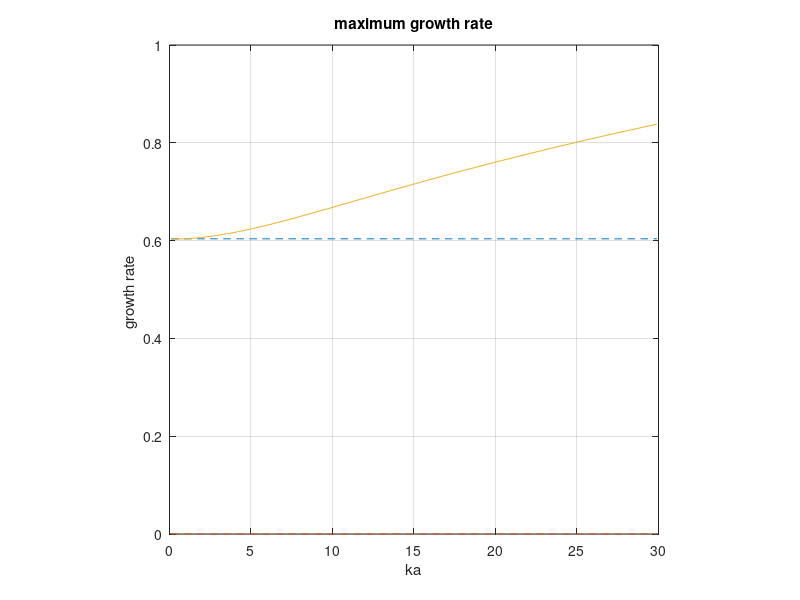

Write MATLAB code to recreate this figure.
%%%%%%%%%%%%%%%%%%%%
%%%
%%%    d(P+B^2/2)/dr + B^2/r  = 0
%%%    or 
%%%    d(rP)/r - P/r + d(rB)/dr/r*B = 0;
%%%
%%%    d(r*(P+B^2/2))/dr - (P-B^2/2) = 0
%%%
%%%    calculate stability region from Kadomtsev 1960 Eqs 29 and 31
%%%    for Bennett equilibrium profiles of zpinch
%%%
%%%    P = a^4/(a^2+r^2)^2
%%%    B = sqrt(2)*a*r/(a^2+r^2)
%%%
%%%    gamma = 5/3, beta = 2*P/B^2
%%%
%%%    ideal sausage: w^2 ~ dlnP/dlnr + 4*gamma/(2+gamma*beta)
%%%
%%%    drift-ideal entropy (if sausage satisifed)
%%%    dlnT/dlnr + 1 + (7/10 + beta/4)*dlnP/dlnr > 0:
%%%    Note that 7/10 = (2*gamma-1)/(2*gamma), gamma = 5/3
%%%
%%%
%%%    r is normalized by some r0, 
%%%    U is normalized by sqrt(P0/(MiN0)) = sqrt(2*T0/Mi) = Cs0
%%%    omega is normalized by omega0=Cs0/r0
%%%
%%%%%%%%%%%%%%%%%%%%
clear all;


%%%   set radial grid
%
nr = 400;
R  = 3;
a  = 1;
dr = R/nr;


%%%   calculate Bennett profiles, qP, and plasma beta
%
rcc = dr/2:dr:R-dr/2;
x = rcc/a;
P = 1./(1+x.^2).^2;
B = sqrt(2)*x./(1+x.^2);
P(end) = P(end-1);
B(end) = B(end-1)*rcc(end-1)/rcc(end);
qP = -4*x.^2./(1+x.^2); % dlnP/dlnr
qT = 0*x;               % dlnT/dlnr
beta = 1./x.^2;         % plasma beta, 2*P/B^2;



%%%   specify input parameters
%
ka0 = 0.1:0.2:30;
growthRate_entropy0 = zeros(size(ka0));
growthRate_ideal0   = zeros(size(ka0));
growthRate_general0 = zeros(length(ka0),4);
gamma = 5/3; %2.1; %5/3; %2.1;  % adiabatic coefficient
%ka = 3.0;      % normalized wavenumber
Li = 1.5e-2;  % omega0/Omegai0 = ion inertial length / r0
%Li = 0.12;
nuT = 0; %100;    % normalized thermalization rate


for k=1:length(ka0)
    ka = ka0(k);

    %%%%%%%%%%%%%%%%%%%%%%%%%%%%%%%%%%%%%%%%%%%%%%%%%%%%%%%%%%%%%%%%%%%%%%%%%%%
    %%%
    %%%
    %%%          compute modes in limit where k*rhos = kR*Li << 1
    %%%          Kadomtsev 1960 Eqs 29 and 30
    %%%
    %%%
    %%%%%%%%%%%%%%%%%%%%%%%%%%%%%%%%%%%%%%%%%%%%%%%%%%%%%%%%%%%%%%%%%%%%%%%%%%%

    %%%   compute growth rate from ideal MHD (neglect magnetosonic waves)
    %
    omega2 = 2.0./rcc.^2.*(qP + 4*gamma./(2 + gamma*beta));
    omega = sqrt(omega2);

    growthRate_ideal0(k)   = max(max(imag(omega)),0);


    %%%   compute growth rate from entropy mode (Kadomtsev)
    %
    nuTstar = 2*nuT*rcc.*B/(ka*Li);
    a0 = (2*rcc.*B/(ka*Li)).^2;
    b0 = -2*rcc.*B/(ka*Li).*(2*qP - 1i*nuTstar);
    RHS = gamma^2*(4 + beta.*qP).^2./(4*gamma + qP.*(2 + gamma*beta)).* ...
          (1 + ((2*gamma-1)./(2*gamma)+beta/4).*qP - qT);
    c0 = qP.*(qP -1i*nuTstar) - RHS;

    omega_entropy = zeros(length(rcc),2);
    for i=1:length(rcc)
        thisp = [a0(i) b0(i) c0(i)];
        omega_entropy(i,:) = roots(thisp);
    end

    growthRate_entropy0(k) = max( max(imag(omega_entropy(:,1))), ...
                                  max(imag(omega_entropy(:,2))) );
    growthRate_entropy0(k) = max(growthRate_entropy0(k),0);


    %%%%%%%%%%%%%%%%%%%%%%%%%%%%%%%%%%%%%%%%%%%%%%%%%%%%%%%%%%%%%%%%%%%%%%%%%%%
    %%%
    %%%
    %%%          compute modes from full dispersionv (sans thermalization)
    %%%          Kadomtsev 1960 Eqs 26-28
    %%%
    %%%
    %%%%%%%%%%%%%%%%%%%%%%%%%%%%%%%%%%%%%%%%%%%%%%%%%%%%%%%%%%%%%%%%%%%%%%%%%%%

    krhoi = ka*Li./B/sqrt(2);
    krhos = krhoi*sqrt(2);
    
    c4 = (gamma-1)/gamma-(1+beta/2);
    c3 = 2*qP.*(1+beta/2-(gamma-1)/gamma) - 4;
    c2 = (gamma-1)/gamma*qP.*(qP-gamma*(2+beta/2.*qP)-4./krhoi.^2) ... 
       + 4./krhoi.^2.*(2+(1+beta/2).*qP) + 8*qP ...
       - (1+beta/2).*(qP.^2-gamma*(2+beta/2.*qP).*(2+((gamma-1)/gamma+beta/2).*qP));
    c1 = (gamma-1)/gamma*8*qP.^2./(krhoi).^2 - 8*qP.*(2+(1+beta/2).*qP)./krhoi.^2 ...
       - 4*qP.^2 + 4*gamma*(2+beta/2.*qP).*(2+((gamma-1)/gamma+beta/2).*qP);
    c0 = -4*qP.^2./krhoi.^2.*(gamma-1)/gamma.*(qP-gamma*(2+beta/2.*qP)) ...
       + 4./krhoi.^2.*(2+(1+beta/2).*qP).*(qP.^2-gamma*(2+beta/2.*qP).*(2+((gamma-1)/gamma+beta/2).*qP));
    
    % c4 = c4.*(2*rcc.*B/(kR*Li)).^4;
    % c3 = c3.*(2*rcc.*B/(kR*Li)).^3;
    % c2 = c2.*(2*rcc.*B/(kR*Li)).^2;
    % c1 = c1.*(2*rcc.*B/(kR*Li)).^1;
    
    
    omega_total = zeros(length(rcc),4);
    for i=1:length(rcc)
        thisp = [c4(i) c3(i) c2(i) c1(i) c0(i)];
        omega_total(i,:) = roots(thisp);
        omega_total(i,:) = omega_total(i,:)*ka*Li/(2*rcc(i)*B(i));
    end


    for m=1:4
        [~,ir0]=min(abs(rcc-1)); % where r=a
        growthRate_general0(k,m) = max(imag(omega_total(ir0,m)),0);
       % growthRate_general0(k,m) = max( max(imag(omega_total(:,m))), ...
       %                             0 );
    end
    growthRate_total0(k) = max( growthRate_general0(k,:) );

    
    
    
end

close(figure(3));
f1=figure(3);
hold on; plot(ka0,growthRate_ideal0,'linestyle','--','displayName','ideal');
hold on; plot(ka0,growthRate_entropy0,'linestyle','--','displayName','entropy');
plot(ka0,growthRate_total0,'displayName','general');
title('maximum growth rate'); box on;
axis('square'); grid on; xlabel('ka'); 
ylabel('growth rate ');
%axis([min(ka0) max(ka0) 0 1.2]);
